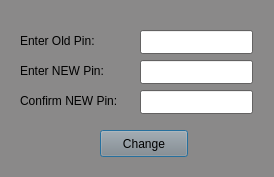
<?xml version="1.0" encoding="UTF-8"?>
<ui version="4.0">
 <class>changepin</class>
 <widget class="QDialog" name="changepin">
  <property name="geometry">
   <rect>
    <x>0</x>
    <y>0</y>
    <width>274</width>
    <height>177</height>
   </rect>
  </property>
  <property name="palette">
   <palette>
    <active>
     <colorrole role="WindowText">
      <brush brushstyle="SolidPattern">
       <color alpha="255">
        <red>0</red>
        <green>0</green>
        <blue>0</blue>
       </color>
      </brush>
     </colorrole>
     <colorrole role="Button">
      <brush brushstyle="SolidPattern">
       <color alpha="255">
        <red>138</red>
        <green>137</green>
        <blue>137</blue>
       </color>
      </brush>
     </colorrole>
     <colorrole role="Light">
      <brush brushstyle="SolidPattern">
       <color alpha="255">
        <red>207</red>
        <green>206</green>
        <blue>206</blue>
       </color>
      </brush>
     </colorrole>
     <colorrole role="Midlight">
      <brush brushstyle="SolidPattern">
       <color alpha="255">
        <red>172</red>
        <green>171</green>
        <blue>171</blue>
       </color>
      </brush>
     </colorrole>
     <colorrole role="Dark">
      <brush brushstyle="SolidPattern">
       <color alpha="255">
        <red>69</red>
        <green>68</green>
        <blue>68</blue>
       </color>
      </brush>
     </colorrole>
     <colorrole role="Mid">
      <brush brushstyle="SolidPattern">
       <color alpha="255">
        <red>92</red>
        <green>91</green>
        <blue>91</blue>
       </color>
      </brush>
     </colorrole>
     <colorrole role="Text">
      <brush brushstyle="SolidPattern">
       <color alpha="255">
        <red>0</red>
        <green>0</green>
        <blue>0</blue>
       </color>
      </brush>
     </colorrole>
     <colorrole role="BrightText">
      <brush brushstyle="SolidPattern">
       <color alpha="255">
        <red>255</red>
        <green>255</green>
        <blue>255</blue>
       </color>
      </brush>
     </colorrole>
     <colorrole role="ButtonText">
      <brush brushstyle="SolidPattern">
       <color alpha="255">
        <red>0</red>
        <green>0</green>
        <blue>0</blue>
       </color>
      </brush>
     </colorrole>
     <colorrole role="Base">
      <brush brushstyle="SolidPattern">
       <color alpha="255">
        <red>255</red>
        <green>255</green>
        <blue>255</blue>
       </color>
      </brush>
     </colorrole>
     <colorrole role="Window">
      <brush brushstyle="SolidPattern">
       <color alpha="255">
        <red>138</red>
        <green>137</green>
        <blue>137</blue>
       </color>
      </brush>
     </colorrole>
     <colorrole role="Shadow">
      <brush brushstyle="SolidPattern">
       <color alpha="255">
        <red>0</red>
        <green>0</green>
        <blue>0</blue>
       </color>
      </brush>
     </colorrole>
     <colorrole role="AlternateBase">
      <brush brushstyle="SolidPattern">
       <color alpha="255">
        <red>196</red>
        <green>196</green>
        <blue>196</blue>
       </color>
      </brush>
     </colorrole>
     <colorrole role="ToolTipBase">
      <brush brushstyle="SolidPattern">
       <color alpha="255">
        <red>255</red>
        <green>255</green>
        <blue>220</blue>
       </color>
      </brush>
     </colorrole>
     <colorrole role="ToolTipText">
      <brush brushstyle="SolidPattern">
       <color alpha="255">
        <red>0</red>
        <green>0</green>
        <blue>0</blue>
       </color>
      </brush>
     </colorrole>
    </active>
    <inactive>
     <colorrole role="WindowText">
      <brush brushstyle="SolidPattern">
       <color alpha="255">
        <red>0</red>
        <green>0</green>
        <blue>0</blue>
       </color>
      </brush>
     </colorrole>
     <colorrole role="Button">
      <brush brushstyle="SolidPattern">
       <color alpha="255">
        <red>138</red>
        <green>137</green>
        <blue>137</blue>
       </color>
      </brush>
     </colorrole>
     <colorrole role="Light">
      <brush brushstyle="SolidPattern">
       <color alpha="255">
        <red>207</red>
        <green>206</green>
        <blue>206</blue>
       </color>
      </brush>
     </colorrole>
     <colorrole role="Midlight">
      <brush brushstyle="SolidPattern">
       <color alpha="255">
        <red>172</red>
        <green>171</green>
        <blue>171</blue>
       </color>
      </brush>
     </colorrole>
     <colorrole role="Dark">
      <brush brushstyle="SolidPattern">
       <color alpha="255">
        <red>69</red>
        <green>68</green>
        <blue>68</blue>
       </color>
      </brush>
     </colorrole>
     <colorrole role="Mid">
      <brush brushstyle="SolidPattern">
       <color alpha="255">
        <red>92</red>
        <green>91</green>
        <blue>91</blue>
       </color>
      </brush>
     </colorrole>
     <colorrole role="Text">
      <brush brushstyle="SolidPattern">
       <color alpha="255">
        <red>0</red>
        <green>0</green>
        <blue>0</blue>
       </color>
      </brush>
     </colorrole>
     <colorrole role="BrightText">
      <brush brushstyle="SolidPattern">
       <color alpha="255">
        <red>255</red>
        <green>255</green>
        <blue>255</blue>
       </color>
      </brush>
     </colorrole>
     <colorrole role="ButtonText">
      <brush brushstyle="SolidPattern">
       <color alpha="255">
        <red>0</red>
        <green>0</green>
        <blue>0</blue>
       </color>
      </brush>
     </colorrole>
     <colorrole role="Base">
      <brush brushstyle="SolidPattern">
       <color alpha="255">
        <red>255</red>
        <green>255</green>
        <blue>255</blue>
       </color>
      </brush>
     </colorrole>
     <colorrole role="Window">
      <brush brushstyle="SolidPattern">
       <color alpha="255">
        <red>138</red>
        <green>137</green>
        <blue>137</blue>
       </color>
      </brush>
     </colorrole>
     <colorrole role="Shadow">
      <brush brushstyle="SolidPattern">
       <color alpha="255">
        <red>0</red>
        <green>0</green>
        <blue>0</blue>
       </color>
      </brush>
     </colorrole>
     <colorrole role="AlternateBase">
      <brush brushstyle="SolidPattern">
       <color alpha="255">
        <red>196</red>
        <green>196</green>
        <blue>196</blue>
       </color>
      </brush>
     </colorrole>
     <colorrole role="ToolTipBase">
      <brush brushstyle="SolidPattern">
       <color alpha="255">
        <red>255</red>
        <green>255</green>
        <blue>220</blue>
       </color>
      </brush>
     </colorrole>
     <colorrole role="ToolTipText">
      <brush brushstyle="SolidPattern">
       <color alpha="255">
        <red>0</red>
        <green>0</green>
        <blue>0</blue>
       </color>
      </brush>
     </colorrole>
    </inactive>
    <disabled>
     <colorrole role="WindowText">
      <brush brushstyle="SolidPattern">
       <color alpha="255">
        <red>69</red>
        <green>68</green>
        <blue>68</blue>
       </color>
      </brush>
     </colorrole>
     <colorrole role="Button">
      <brush brushstyle="SolidPattern">
       <color alpha="255">
        <red>138</red>
        <green>137</green>
        <blue>137</blue>
       </color>
      </brush>
     </colorrole>
     <colorrole role="Light">
      <brush brushstyle="SolidPattern">
       <color alpha="255">
        <red>207</red>
        <green>206</green>
        <blue>206</blue>
       </color>
      </brush>
     </colorrole>
     <colorrole role="Midlight">
      <brush brushstyle="SolidPattern">
       <color alpha="255">
        <red>172</red>
        <green>171</green>
        <blue>171</blue>
       </color>
      </brush>
     </colorrole>
     <colorrole role="Dark">
      <brush brushstyle="SolidPattern">
       <color alpha="255">
        <red>69</red>
        <green>68</green>
        <blue>68</blue>
       </color>
      </brush>
     </colorrole>
     <colorrole role="Mid">
      <brush brushstyle="SolidPattern">
       <color alpha="255">
        <red>92</red>
        <green>91</green>
        <blue>91</blue>
       </color>
      </brush>
     </colorrole>
     <colorrole role="Text">
      <brush brushstyle="SolidPattern">
       <color alpha="255">
        <red>69</red>
        <green>68</green>
        <blue>68</blue>
       </color>
      </brush>
     </colorrole>
     <colorrole role="BrightText">
      <brush brushstyle="SolidPattern">
       <color alpha="255">
        <red>255</red>
        <green>255</green>
        <blue>255</blue>
       </color>
      </brush>
     </colorrole>
     <colorrole role="ButtonText">
      <brush brushstyle="SolidPattern">
       <color alpha="255">
        <red>69</red>
        <green>68</green>
        <blue>68</blue>
       </color>
      </brush>
     </colorrole>
     <colorrole role="Base">
      <brush brushstyle="SolidPattern">
       <color alpha="255">
        <red>138</red>
        <green>137</green>
        <blue>137</blue>
       </color>
      </brush>
     </colorrole>
     <colorrole role="Window">
      <brush brushstyle="SolidPattern">
       <color alpha="255">
        <red>138</red>
        <green>137</green>
        <blue>137</blue>
       </color>
      </brush>
     </colorrole>
     <colorrole role="Shadow">
      <brush brushstyle="SolidPattern">
       <color alpha="255">
        <red>0</red>
        <green>0</green>
        <blue>0</blue>
       </color>
      </brush>
     </colorrole>
     <colorrole role="AlternateBase">
      <brush brushstyle="SolidPattern">
       <color alpha="255">
        <red>138</red>
        <green>137</green>
        <blue>137</blue>
       </color>
      </brush>
     </colorrole>
     <colorrole role="ToolTipBase">
      <brush brushstyle="SolidPattern">
       <color alpha="255">
        <red>255</red>
        <green>255</green>
        <blue>220</blue>
       </color>
      </brush>
     </colorrole>
     <colorrole role="ToolTipText">
      <brush brushstyle="SolidPattern">
       <color alpha="255">
        <red>0</red>
        <green>0</green>
        <blue>0</blue>
       </color>
      </brush>
     </colorrole>
    </disabled>
   </palette>
  </property>
  <property name="windowTitle">
   <string>Change Pin</string>
  </property>
  <widget class="QLabel" name="label">
   <property name="geometry">
    <rect>
     <x>20</x>
     <y>30</y>
     <width>91</width>
     <height>21</height>
    </rect>
   </property>
   <property name="text">
    <string>Enter Old Pin:</string>
   </property>
  </widget>
  <widget class="QLineEdit" name="lineEdit">
   <property name="geometry">
    <rect>
     <x>140</x>
     <y>30</y>
     <width>113</width>
     <height>24</height>
    </rect>
   </property>
   <property name="echoMode">
    <enum>QLineEdit::Password</enum>
   </property>
  </widget>
  <widget class="QLineEdit" name="lineEdit_2">
   <property name="geometry">
    <rect>
     <x>140</x>
     <y>60</y>
     <width>113</width>
     <height>24</height>
    </rect>
   </property>
   <property name="echoMode">
    <enum>QLineEdit::Password</enum>
   </property>
  </widget>
  <widget class="QLabel" name="label_2">
   <property name="geometry">
    <rect>
     <x>20</x>
     <y>60</y>
     <width>91</width>
     <height>21</height>
    </rect>
   </property>
   <property name="text">
    <string>Enter NEW Pin:</string>
   </property>
  </widget>
  <widget class="QLineEdit" name="lineEdit_3">
   <property name="geometry">
    <rect>
     <x>140</x>
     <y>90</y>
     <width>113</width>
     <height>24</height>
    </rect>
   </property>
   <property name="echoMode">
    <enum>QLineEdit::Password</enum>
   </property>
  </widget>
  <widget class="QLabel" name="label_3">
   <property name="geometry">
    <rect>
     <x>20</x>
     <y>90</y>
     <width>131</width>
     <height>21</height>
    </rect>
   </property>
   <property name="text">
    <string>Confirm NEW Pin:</string>
   </property>
  </widget>
  <widget class="QPushButton" name="pushButton">
   <property name="geometry">
    <rect>
     <x>100</x>
     <y>130</y>
     <width>88</width>
     <height>27</height>
    </rect>
   </property>
   <property name="text">
    <string>Change</string>
   </property>
  </widget>
 </widget>
 <resources/>
 <connections/>
</ui>
